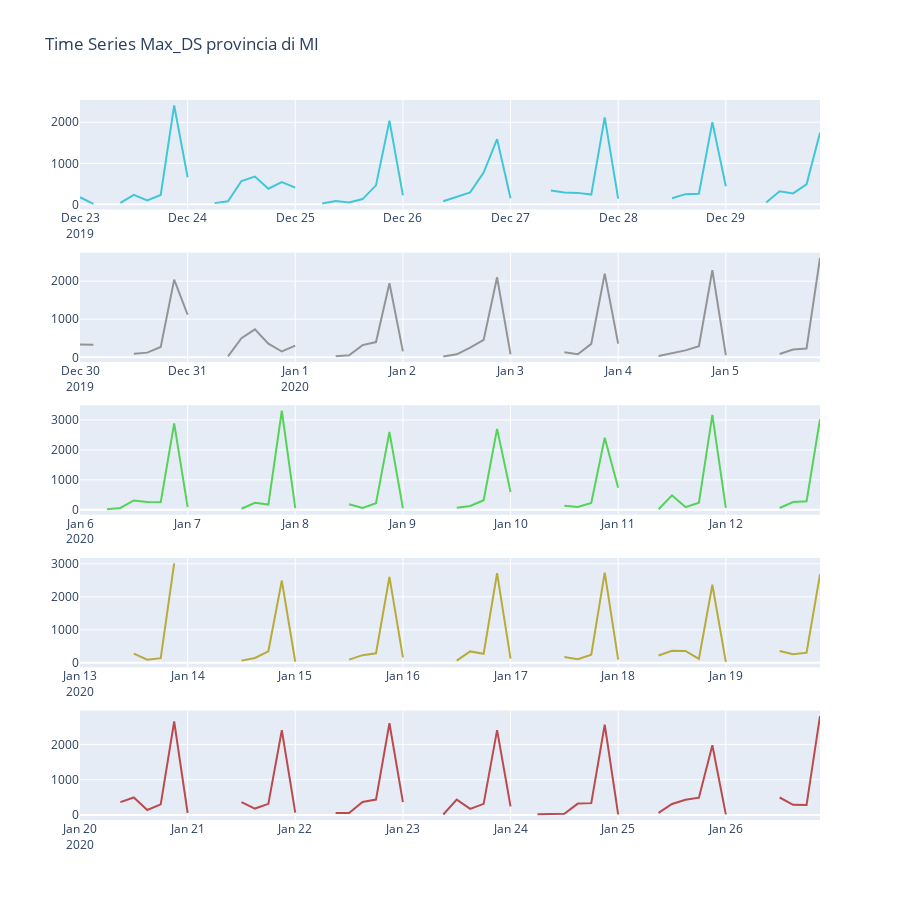

Notebook source saved alongside this figure:
### Code cell
#Inter-Atalanta  11/01/2020 20:45
#Domenica 19 gennaio 2020, ore 12.30, MILAN-UDINESE
#Domenica 26 gennaio 2020, ore 12.30, INTER-CAGLIARI

#time series by 3 hours
trace1 = go.Scatter(x = df_mi_3H_week1.index, y = df_mi_3H_week1, name = "SUM(MAX_DS)", line = dict(color = '#17BECF'), opacity = 0.8)
trace2 = go.Scatter(x = df_mi_3H_week2.index ,y = df_mi_3H_week2, name = "SUM(MAX_DS)", line = dict(color = '#7F7F7F'), opacity = 0.8)
trace3 = go.Scatter(x = df_mi_3H_week3.index ,y = df_mi_3H_week3, name = "SUM(MAX_DS)", line = dict(color ='#32CD32'), opacity = 0.8)
trace4 = go.Scatter(x = df_mi_3H_week4.index ,y = df_mi_3H_week4, name = "SUM(MAX_DS)", line = dict(color ='#AD9B0C'), opacity = 0.8)
trace5 = go.Scatter(x = df_mi_3H_week5.index ,y = df_mi_3H_week5, name = "SUM(MAX_DS)", line = dict(color ='#B22222'), opacity = 0.8)

fig = tools.make_subplots(rows=5, cols=1, specs=[[{}], [{}], [{}], [{}], [{}]])

fig.append_trace(trace1, 1,1)
fig.append_trace(trace2, 2,1)
fig.append_trace(trace3, 3,1)
fig.append_trace(trace4, 4,1)
fig.append_trace(trace5, 5,1)

fig['layout'].update( height=900,title='Time Series Max_DS provincia di MI', showlegend=False)

fig.show()
